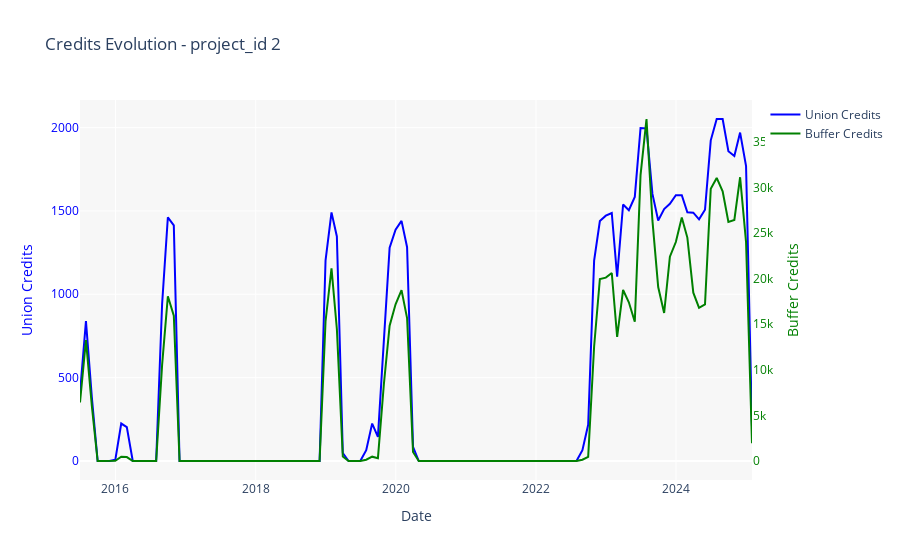
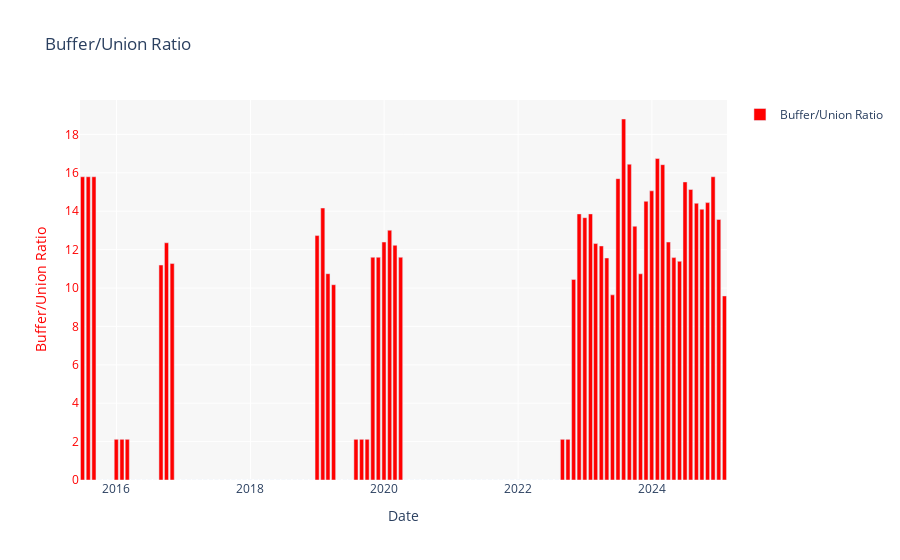

Notebook source saved alongside these figures, in order:
### Code cell
from calc_utils import plot_project_credits
credits_fig, ratio_fig = plot_project_credits(project_credits, 2)
credits_fig.show()
ratio_fig.show()
